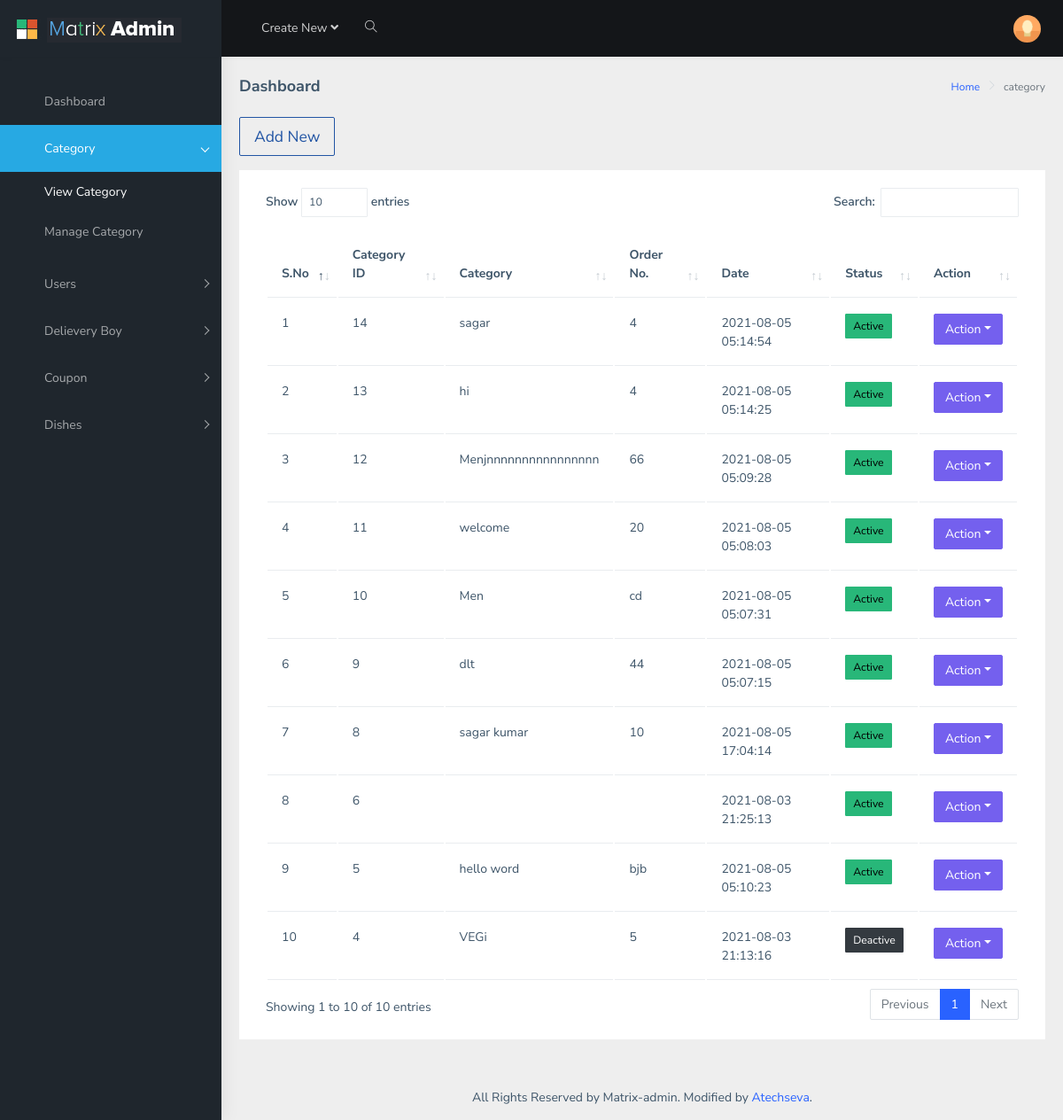
The app's page /admin/category.php (signed in) with its own data.
### tables this page shows
CREATE TABLE IF NOT EXISTS `category` (
  `category_id` int(11) NOT NULL AUTO_INCREMENT,
  `category` varchar(255) NOT NULL,
  `order_number` varchar(255) NOT NULL,
  `status` int(11) NOT NULL,
  `added_on` datetime NOT NULL,
  PRIMARY KEY (`category_id`)
);

### admin/category.php (the view, shortened to what this page needs)
<?php require("includes/top.php"); ?>
<?php
$i = 1;
$query = "SELECT * FROM category ORDER BY category_id DESC";
$con = mysqli_query($conn, $query);
?>
<?php include('includes/header.php'); ?>
<?php include('includes/sidebar.php'); ?>
<div class="page-wrapper">
    <div class="page-breadcrumb">
        <div class="row">
            <div class="col-12 d-flex no-block align-items-center">
                <h4 class="page-title">Dashboard</h4>
                <div class="ms-auto text-end">
                    <nav aria-label="breadcrumb">
                        <ol class="breadcrumb">
                            <li class="breadcrumb-item"><a href="#">Home</a></li>
                            <li class="breadcrumb-item active" aria-current="page">category</li>
                        </ol>
                    </nav>
                </div>
            </div>
        </div>
    </div>
    <div class="container-fluid">
        <a href="manage-category.php"><button type="button" class="btn btn-lg btn-outline-info mb-3" id="ts-info">Add New</button></a>
        <div class="card">
            <div class="card-body table-responsive">
                <table class="table" id="zero_config">
                    <thead>
                        <tr>
                            <th> <strong>S.No</strong></th>
                            <th> <strong>Category ID</strong></th>
                            <th> <strong>Category</strong></th>
                            <th> <strong>Order No.</strong></th>
                            <th> <strong>Date</strong></th>
                            <th> <strong>Status</strong></th>
                            <th> <strong>Action</strong></th>
                        </tr>
                    </thead>
                    <?php
                    while ($row = mysqli_fetch_array($con)) {
                        $category_id = $row['category_id'];
                        $category = $row['category'];
                        $order_number = $row['order_number'];
                        $date = $row['added_on'];
                        $status = $row['status'];
                    ?>
                        <tr>
                            <td><?php echo $i++; ?></td>
                            <td><?php echo $category_id; ?></td>
                            <td><?php echo $category; ?></td>
                            <td><?php echo $order_number; ?></td>
                            <td>
                                <?php echo $date; ?></td>
                            <td>
                                <?php if ($status == 0) { ?>
                                    <a href="?action=deactive&category_id=<?php echo $category_id; ?>" class="btn btn-dark btn-sm" title="Click to active" data-toggle="tooltip">
                                        Deactive</a>
                                <?php } else { ?>
                                    <a href="?action=active&category_id=<?php echo $category_id; ?>" class="btn btn-success btn-sm" title="Click to Deactive" data-toggle="tooltip">
                                        Active</a>
                                <?php } ?>
                            </td>
                            <td>
                                <div class="btn-group">
                                    <button type="button" class="btn btn-primary dropdown-toggle" data-bs-toggle="dropdown" aria-haspopup="true" aria-expanded="false">Action</button>
                                </div>
                            </td>
                        </tr>
                    <?php } ?>
                </table>
            </div>
        </div>
    </div>
    <?php include('includes/footer.php'); ?>

### admin/css/datatable.css (style rules this page uses)
table.dataTable { clear: both; margin-top: 6px !important; margin-bottom: 6px !important; max-width: none !important; border-collapse: separate !important; }
table.dataTable td, table.dataTable th { -webkit-box-sizing: content-box; box-sizing: content-box; }
table.dataTable thead > tr > th.sorting_asc, table.dataTable thead > tr > th.sorting_desc, table.dataTable thead > tr > th.sorting, table.dataTable thead > tr > td.sorting_asc, table.dataTable thead > tr > td.sorting_desc, table.dataTable thead > tr > td.sorting { padding-right: 30px; }
table.dataTable thead .sorting, table.dataTable thead .sorting_asc, table.dataTable thead .sorting_desc, table.dataTable thead .sorting_asc_disabled, table.dataTable thead .sorting_desc_disabled { cursor: pointer; position: relative; }
table.dataTable thead .sorting:before, table.dataTable thead .sorting:after, table.dataTable thead .sorting_asc:before, table.dataTable thead .sorting_asc:after, table.dataTable thead .sorting_desc:before, table.dataTable thead .sorting_desc:after, table.dataTable thead .sorting_asc_disabled:before, table.dataTable thead .sorting_asc_disabled:after, table.dataTable thead .sorting_desc_disabled:before, table.dataTable thead .sorting_desc_disabled:after { position: absolute; bottom: 0.9em; display: block; opacity: 0.3; }
table.dataTable thead .sorting:before, table.dataTable thead .sorting_asc:before, table.dataTable thead .sorting_desc:before, table.dataTable thead .sorting_asc_disabled:before, table.dataTable thead .sorting_desc_disabled:before { right: 1em; content: "\2191"; }
table.dataTable thead .sorting:after, table.dataTable thead .sorting_asc:after, table.dataTable thead .sorting_desc:after, table.dataTable thead .sorting_asc_disabled:after, table.dataTable thead .sorting_desc_disabled:after { right: 0.5em; content: "\2193"; }
table.dataTable thead .sorting_asc:before, table.dataTable thead .sorting_desc:after { opacity: 1; }

### records on screen
category: category_id "14", category "sagar", order_number "4", added_on "2021-08-05 05:14:54"
category: category_id "13", category "hi", order_number "4", added_on "2021-08-05 05:14:25"
category: category_id "12", category "Menjnnnnnnnnnnnnnnnn", order_number "66", added_on "2021-08-05 05:09:28"
category: category_id "11", category "welcome", order_number "20", added_on "2021-08-05 05:08:03"
category: category_id "10", category "Men", order_number "cd", added_on "2021-08-05 05:07:31"
category: category_id "9", category "dlt", order_number "44", added_on "2021-08-05 05:07:15"
category: category_id "8", category "sagar kumar", order_number "10", added_on "2021-08-05 17:04:14"
category: category_id "6", added_on "2021-08-03 21:25:13"
category: category_id "5", category "hello word", order_number "bjb", added_on "2021-08-05 05:10:23"
category: category_id "4", category "VEGi", order_number "5", added_on "2021-08-03 21:13:16"
